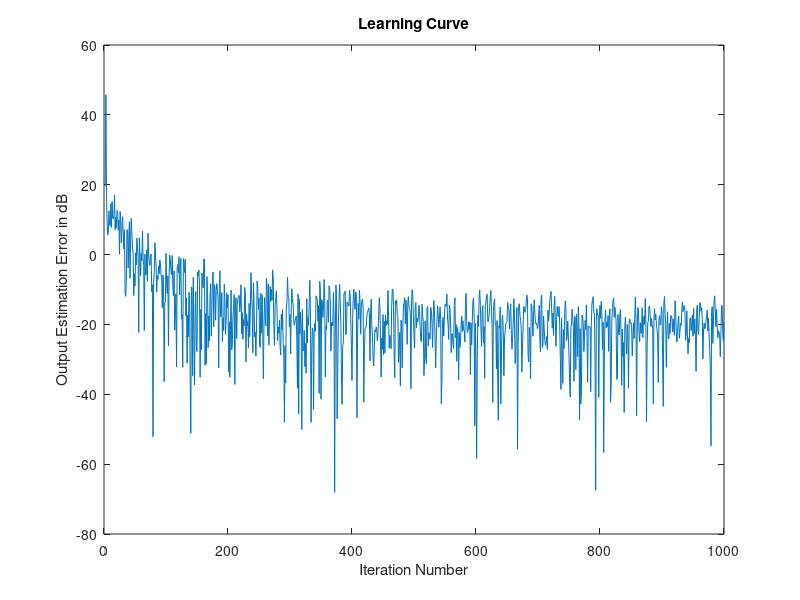
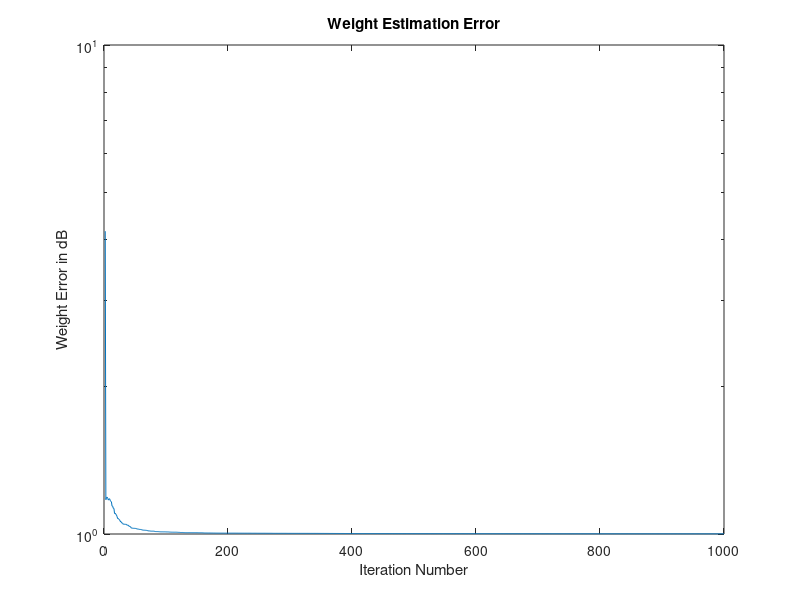

Source code (MATLAB) for these figures, in order:
clear all
clc
% RLS algo
NoOfData = 1000 ;  % Set no of data points used for training
Lambda = 0.5 ;    % Set the forgetting factor
Delta = 0.001 ;    % P initialized to Delta*I
x = randn(NoOfData, 1)*30 ;% Input assumed to be white
w=rand(1,NoOfData);%noise
a1=1.5;a2=2.5;
b=[a1,a2];
a=[1 zeros(1,2)];  
d = filter(b, a, x)+w ;  % Generate output (desired signal)
% Initialize RLS
P = Delta * eye (2,2) ;
w = zeros (2,1);
% RLS Adaptation
for n = 2 : NoOfData ;
  u = x(n:-1:n-2+1) ;
  pi_ = u' * P ;
  k = Lambda + pi_ * u ;
  K = pi_'/k;
  e(n) = d(n) - w' * u ;
  w = w + K * e(n) ;
  PPrime = K * pi_ ;
  P = ( P - PPrime )  ;
  w_err(n) = norm(b - w) ;
end ;
% Plot results
figure ;
plot(20*log10(abs(e))) ;
title('Learning Curve') ;
xlabel('Iteration Number') ;
ylabel('Output Estimation Error in dB') ;
figure ;
semilogy(w_err);
title('Weight Estimation Error') ;
xlabel('Iteration Number') ;
ylabel('Weight Error in dB') ; 